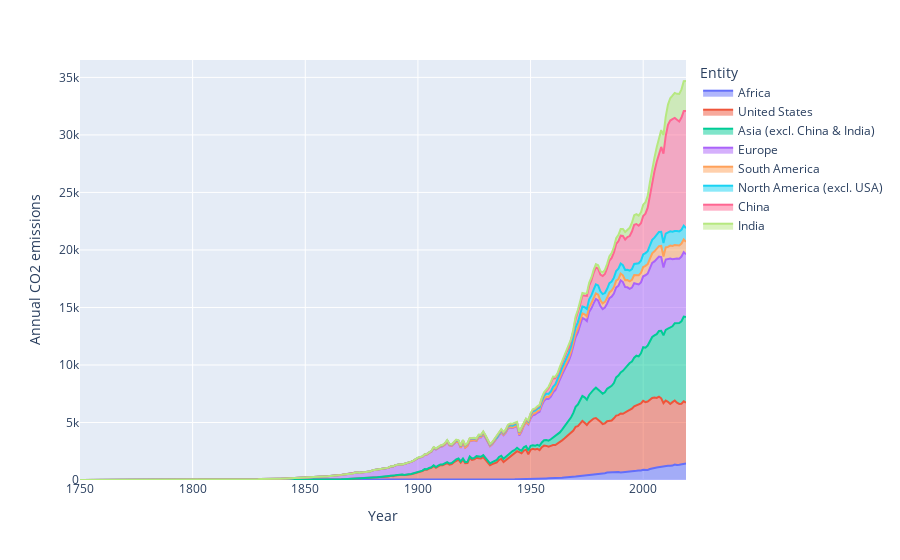

The cell this chart's notebook holds for it:
### Code cell
import plotly.express as px
  

fig = px.area(continents[continents["Entity"] != "World"], x="Year", y="Annual CO2 emissions",
              color="Entity")

  
fig.show()

### Figure 1 — Plotly figure (JSON) as saved in the notebook; plotly's stock layout.template omitted (floating-point values rounded to 4 significant figures; data arrays with more than 128 entries replaced by an {"elided": "..."} marker saying what was removed)
{"data": [{"hovertemplate": "Entity=Africa<br>Year=%{x}<br>Annual CO2 emissions=%{y}<extra></extra>", "legendgroup": "Africa", "line": {"color": "#636efa"}, "mode": "lines", "name": "Africa", "orientation": "v", "showlegend": true, "stackgroup": "1", "type": "scatter", "x": {"elided": "136 int values"}, "xaxis": "x", "y": {"elided": "136 float values"}, "yaxis": "y"}, {"hovertemplate": "Entity=United States<br>Year=%{x}<br>Annual CO2 emissions=%{y}<extra></extra>", "legendgroup": "United States", "line": {"color": "#EF553B"}, "mode": "lines", "name": "United States", "orientation": "v", "showlegend": true, "stackgroup": "1", "type": "scatter", "x": {"elided": "220 int values"}, "xaxis": "x", "y": {"elided": "220 float values"}, "yaxis": "y"}, {"hovertemplate": "Entity=Asia (excl. China & India)<br>Year=%{x}<br>Annual CO2 emissions=%{y}<extra></extra>", "legendgroup": "Asia (excl. China & India)", "line": {"color": "#00cc96"}, "mode": "lines", "name": "Asia (excl. China & India)", "orientation": "v", "showlegend": true, "stackgroup": "1", "type": "scatter", "x": {"elided": "190 int values"}, "xaxis": "x", "y": {"elided": "190 float values"}, "yaxis": "y"}, {"hovertemplate": "Entity=Europe<br>Year=%{x}<br>Annual CO2 emissions=%{y}<extra></extra>", "legendgroup": "Europe", "line": {"color": "#ab63fa"}, "mode": "lines", "name": "Europe", "orientation": "v", "showlegend": true, "stackgroup": "1", "type": "scatter", "x": {"elided": "270 int values"}, "xaxis": "x", "y": {"elided": "270 float values"}, "yaxis": "y"}, {"hovertemplate": "Entity=South America<br>Year=%{x}<br>Annual CO2 emissions=%{y}<extra></extra>", "legendgroup": "South America", "line": {"color": "#FFA15A"}, "mode": "lines", "name": "South America", "orientation": "v", "showlegend": true, "stackgroup": "1", "type": "scatter", "x": {"elided": "136 int values"}, "xaxis": "x", "y": {"elided": "136 float values"}, "yaxis": "y"}, {"hovertemplate": "Entity=North America (excl. USA)<br>Year=%{x}<br>Annual CO2 emissions=%{y}<extra></extra>", "legendgroup": "North America (excl. USA)", "line": {"color": "#19d3f3"}, "mode": "lines", "name": "North America (excl. USA)", "orientation": "v", "showlegend": true, "stackgroup": "1", "type": "scatter", "x": {"elided": "235 int values"}, "xaxis": "x", "y": {"elided": "235 float values"}, "yaxis": "y"}, {"hovertemplate": "Entity=China<br>Year=%{x}<br>Annual CO2 emissions=%{y}<extra></extra>", "legendgroup": "China", "line": {"color": "#FF6692"}, "mode": "lines", "name": "China", "orientation": "v", "showlegend": true, "stackgroup": "1", "type": "scatter", "x": [1899, 1902, 1903, 1904, 1905, 1906, 1907, 1908, 1909, 1910, 1911, 1912, 1913, 1914, 1915, 1916, 1917, 1918, 1919, 1920, 1921, 1922, 1923, 1924, 1925, 1926, 1927, 1928, 1929, 1930, 1931, 1932, 1933, 1934, 1935, 1936, 1937, 1938, 1939, 1940, 1941, 1942, 1943, 1944, 1945, 1946, 1947, 1948, 1949, 1950, 1951, 1952, 1953, 1954, 1955, 1956, 1957, 1958, 1959, 1960, 1961, 1962, 1963, 1964, 1965, 1966, 1967, 1968, 1969, 1970, 1971, 1972, 1973, 1974, 1975, 1976, 1977, 1978, 1979, 1980, 1981, 1982, 1983, 1984, 1985, 1986, 1987, 1988, 1989, 1990, 1991, 1992, 1993, 1994, 1995, 1996, 1997, 1998, 1999, 2000, 2001, 2002, 2003, 2004, 2005, 2006, 2007, 2008, 2009, 2010, 2011, 2012, 2013, 2014, 2015, 2016, 2017, 2018, 2019], "xaxis": "x", "y": [0.09526, 0.09526, 1.964, 2.088, 2.297, 17.11, 16.84, 22.73, 20.84, 18.75, 27.85, 9.787, 10.76, 15.11, 16.09, 17.96, 19.85, 21.04, 24.26, 26.77, 25.29, 26.63, 32.15, 35.09, 33.22, 29.59, 33.53, 34.11, 35.8, 37.91, 40.24, 38.58, 42.19, 49.25, 57.6, 64.96, 60.49, 55.3, 67.11, 86.05, 107.5, 113.7, 97.18, 97.77, 50.35, 31.26, 33.55, 23.84, 59.27, 78.58, 101.6, 128.0, 133.8, 160.9, 190.5, 215.8, 255.8, 524.6, 720.2, 779.0, 551.0, 439.3, 435.5, 435.7, 474.7, 521.5, 432.2, 467.8, 575.9, 770.2, 874.0, 928.9, 965.6, 985.1, 1142.0, 1191.0, 1304.0, 1455.0, 1487.0, 1459.0, 1443.0, 1570.0, 1656.0, 1802.0, 1952.0, 2052.0, 2191.0, 2348.0, 2387.0, 2421.0, 2538.0, 2653.0, 2836.0, 3010.0, 3265.0, 3408.0, 3415.0, 3266.0, 3258.0, 3349.0, 3426.0, 3782.0, 4452.0, 5126.0, 5771.0, 6378.0, 6862.0, 7375.0, 7759.0, 8501.0, 9388.0, 9634.0, 9797.0, 9820.0, 9683.0, 9553.0, 9751.0, 9957.0, 10170.0], "yaxis": "y"}, {"hovertemplate": "Entity=India<br>Year=%{x}<br>Annual CO2 emissions=%{y}<extra></extra>", "legendgroup": "India", "line": {"color": "#B6E880"}, "mode": "lines", "name": "India", "orientation": "v", "showlegend": true, "stackgroup": "1", "type": "scatter", "x": {"elided": "151 int values"}, "xaxis": "x", "y": {"elided": "151 float values"}, "yaxis": "y"}], "layout": {"legend": {"title": {"text": "Entity"}, "tracegroupgap": 0}, "margin": {"t": 60}, "xaxis": {"anchor": "y", "domain": [0, 1], "title": {"text": "Year"}}, "yaxis": {"anchor": "x", "domain": [0, 1], "title": {"text": "Annual CO2 emissions"}}}}
